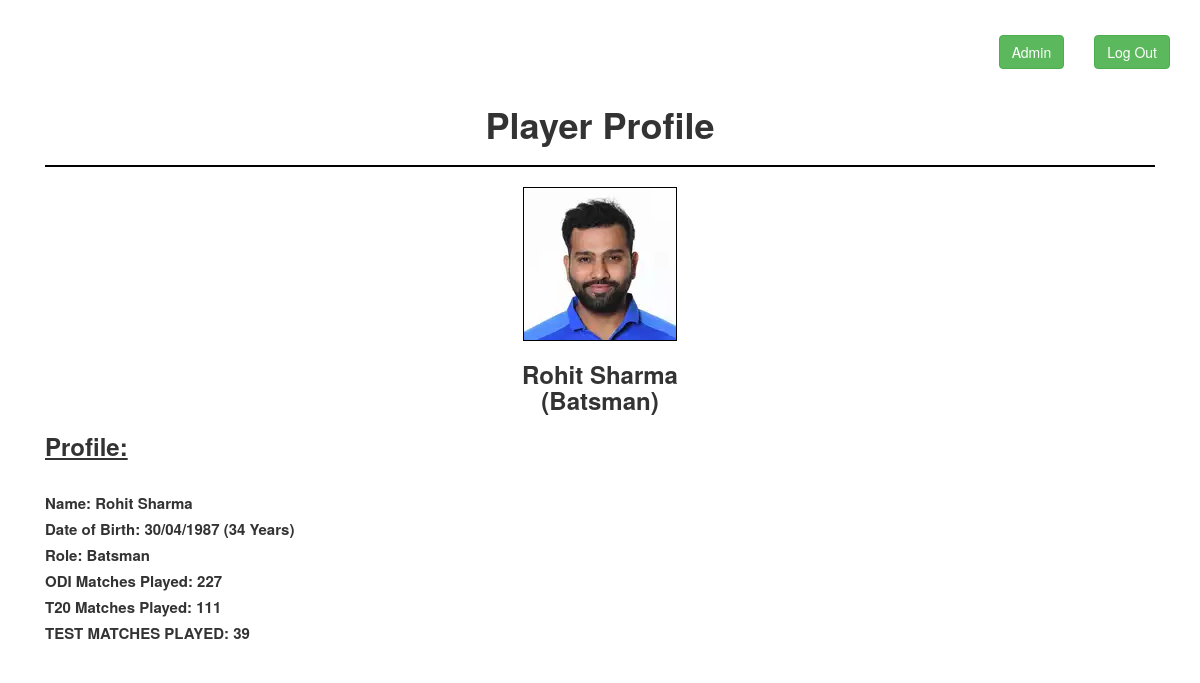
The page /home/India/Rohit Sharma (signed in) on the database its author committed.
### Application/models.py (models this page shows)
class player_stats(db.Model):
    id = db.Column(db.Integer(), primary_key=True)
    name = db.Column(db.String(100), nullable=False)
    country = db.Column(db.String(100), nullable=False)
    date_of_birth = db.Column(db.String(100), nullable=False)
    age = db.Column(db.String(100), nullable=False)
    image = db.Column(db.String(100), nullable=False)
    role = db.Column(db.String(100), nullable=False)
    test_matches = db.Column(db.String(100), nullable=False)
    odi_matches = db.Column(db.String(100), nullable=False)
    t20_matches = db.Column(db.String(100), nullable=False)

### Application/routes.py (the view)
@app.route('/home/<team_name>/<player_name>', methods=['GET', 'POST'])
def player_profile(team_name, player_name):
    if current_user.is_authenticated:
        player = player_stats.query.filter_by(country=team_name).filter_by(name=player_name).first()
        title = f'{team_name}-{player_name}'
        return render_template('player.html', title=title, player=player)
    else:
        flash("Please Login To Continue....")

### Application/models.py (called while the page is built)
@login_manager.user_loader
def load_user(user_id):
    return User.query.get(int(user_id))

### Application/Templates/player.html (shortened to what this page needs)
{% extends 'base.html' %}
{% block content %}
<div class="container">
    <h1 style="text-align:center"><b>Player Profile</b></h1>
    <hr style="border:1px solid black; background-color:black">
    <center>
        <img src="{{ player.image }}.webp" style="border: 1px solid black">
        <h3><b>{{ player.name }}<br>
        ({{player.role}})</b></h3>
    </center>
    <h3 style="text-decoration:underline"><b>Profile:</b></h3>
    <br>
    <p style="font-size:15px; line-height:25px">
        <b>Name:  {{ player.name }}</b><br>
        <b>Date of Birth:  {{ player.date_of_birth }} ({{player.age}} Years)</b> <br>
        <b>Role:  {{ player.role }}</b><br>
        <b>ODI Matches Played:  {{ player.odi_matches }}</b><br>
        <b>T20 Matches Played:  {{ player.t20_matches }}</b><br>
        <b>TEST MATCHES PLAYED:  {{ player.test_matches }}</b>
    </p>
</div>
{% endblock %}

### rows shown on the page
player_stats: image (picture), name "Rohit Sharma", role "Batsman", date_of_birth "30/04/1987", age "34", odi_matches "227", t20_matches "111", test_matches "39"
